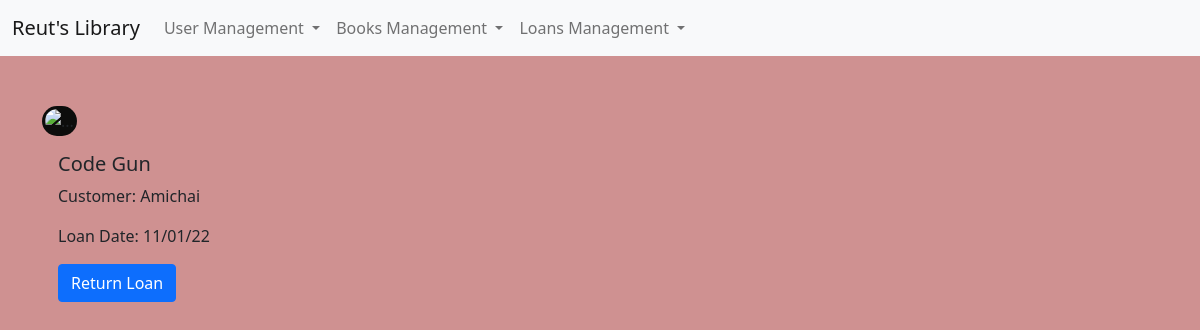
The page /loan-profile/2 (signed in) on the database its author committed.
### core/books/models.py (models this page shows, shortened)
class Books(db.Model):
    id = db.Column(db.Integer, primary_key=True)
    bookName = db.Column(db.String(10))
    authorName = db.Column(db.String(20))
    bookType = db.Column(db.Integer)
    bookDate = db.Column(db.String)
    availableBooks = db.Column(db.Integer)
    imagePath = db.Column(db.String)
    bookCategory = db.Column(db.String(20))
    loans = db.relationship('Loans', backref='book')

### core/auth/models.py (models this page shows, shortened)
class User(UserMixin, db.Model):
    __tablename__ = 'users'
    id = db.Column(db.Integer, primary_key=True)
    username = db.Column(db.String(64), index=True, unique=True)
    email = db.Column(db.String(120), index=True, unique=True)
    password_hash = db.Column(db.String(128))
    loans = db.relationship('Loans', backref='user')
    imagePath = db.Column(db.String)

### core/models.py (models this page shows, shortened)
class Loans(db.Model):
    id = db.Column(db.Integer, primary_key=True)
    bookName = db.Column(db.String(140))
    returnDate = db.Column(db.String())
    loanDate = db.Column(db.String())
    book_id= db.Column(db.String, db.ForeignKey('books.id'))
    user_id = db.Column(db.Integer, db.ForeignKey('users.id'))

### core/books/views.py (the view)
@books.route('/loan-profile/<loanID>', methods=['GET', 'POST'])
@login_required
def loanProfile(loanID):
    check= None
    print(loanID)
    loan= Loans.query.filter_by(id=int(loanID)).one()
    if request.method == "POST":
        if request.form.get('deleteLoan') is not None:
            flash('User: ' + loan.user.username + ' returened the book: ' + loan.book.bookName + '. Loan ID:' +  str(loan.id) + ' deleted succesfully!')
            db.session.delete(loan)
            db.session.commit()
            return redirect(url_for('books.showLoans', filter='all'))
    return render_template('loanProfile.html', loan=loan)

### core/auth/models.py (called while the page is built)
@login.user_loader
def load_user(id):
    return User.query.get(int(id))

### core/books/templates/loanProfile.html (shortened to what this page needs)
{% extends "base.html" %}
{% block content %}
    <form action="" method="post">
        <div class="tabs effect-1">
        <div class="tab-content">
            <section id="tab-item-1">
                <ul class="bookList">
                    <div class="row">
                    <div class="col-sm-3" style="margin-top:20px;">
                        <div  style="width: 25rem;">
                            <img src="{{ url_for('static', filename='images/pexels-christina-morillo-1181288.jpg') }}" class="card-img-top" style="border-radius:30px;background: #0d0d0c;padding: 3px;" alt="...">
                            <div class="card-body">
                            <h5 class="card-title">{{ loan.book.bookName }}</h5>
                            <p class="card-text">Customer:  {{ loan.user.username }}</p>
                            <p class="card-text">Loan Date:  {{ loan.loanDate }}</p>
                            <input type="submit" name='deleteLoan' value="Return Loan" class="btn btn-primary" >
                            </div>
                        </div>
                    </div>
                </div>
                </ul>
            </section>
        </div>
        </div>
    </form>
{% endblock %}

### rows shown on the page
Books: book.bookName "Code Gun"
User: user.username "Amichai"
Loans: loanDate "11/01/22"
